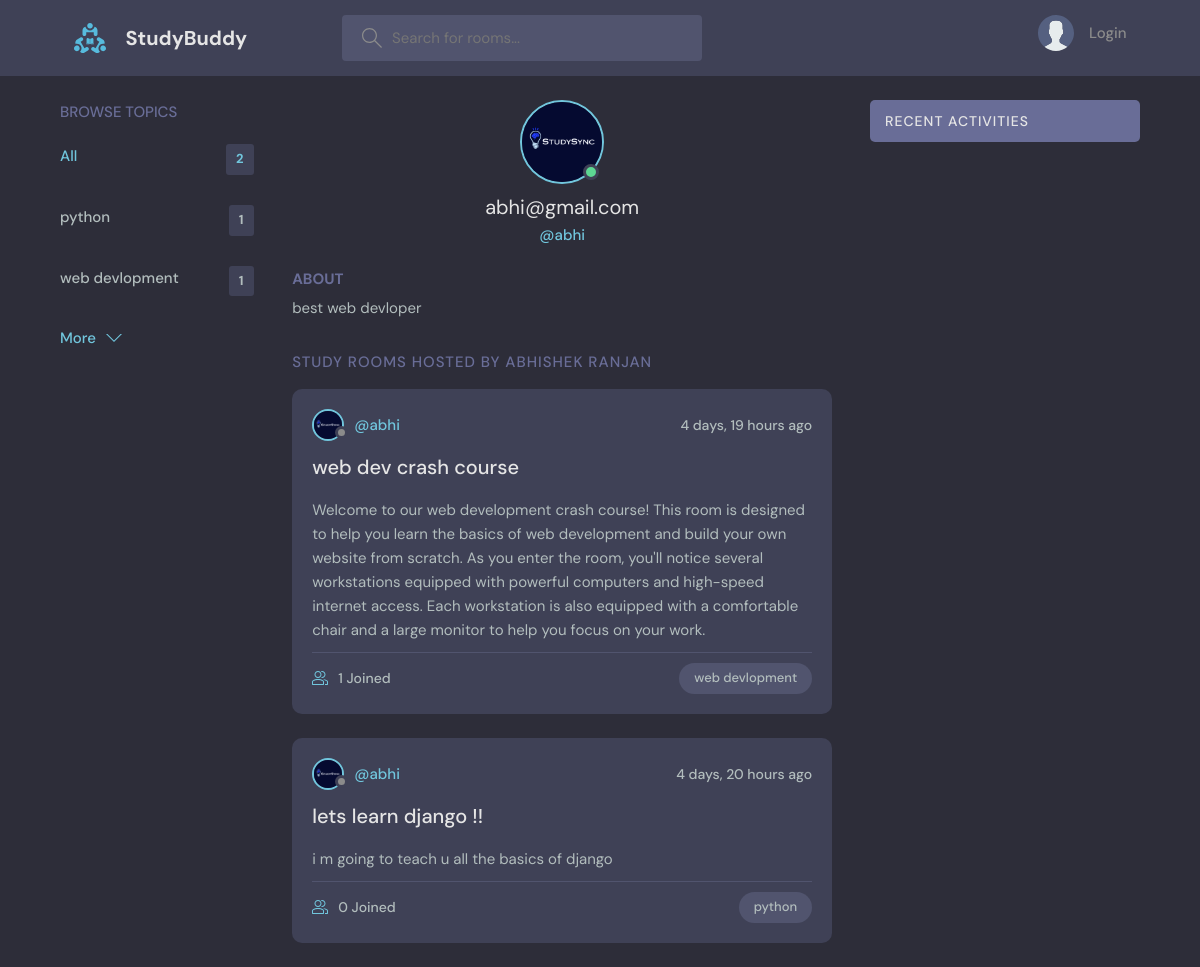
The page /profile/abhi@gmail.com/ on the database its author committed.
### base/models.py (models this page shows, shortened)
class Topic(models.Model):
    name = models.CharField(max_length=200)
    def __str__(self):
        return str(self.name)

class User(AbstractUser):
    name = models.CharField(max_length=200, null=True)
    email = models.EmailField(unique=True, null=True)
    bio = models.TextField(null=True)
    avatar = models.ImageField(null=True, default="avatar.svg")
    USERNAME_FIELD = 'email'
    REQUIRED_FIELDS = []

class Room(models.Model):
    host = models.ForeignKey(User,  on_delete=models.SET_NULL, null=True)
    topic = models.ForeignKey(Topic,  on_delete=models.SET_NULL, null=True)
    name = models.CharField(max_length=200)
    discription = models.TextField(null=True, blank=True)
    participants = models.ManyToManyField(
        User, related_name='Participants', blank=True)
    updated = models.DateTimeField(auto_now=True)
    created = models.DateTimeField(auto_now_add=True)
    class Meta:
        ordering = ('-updated', '-created')

### base/views.py (the view)
# urls.py: path("profile/<str:pk>/", views.userProfile, name="user_Profile"),
def userProfile(request, pk):
    user = User.objects.get(email=pk)
    rooms = user.room_set.all()
    room_messages = user.message_set.all()
    topics = Topic.objects.all()
    context = {'user': user, 'rooms': rooms,
               'room_messages': room_messages, 'topics': topics}
    return render(request, 'base/profile.html', context)

### base/templates/base/profile.html (shortened to what this page needs)
{% extends 'main.html' %} {% block content %}
<main class="profile-page layout layout--3">
  <div class="container">
    {% include 'base/topic_comp.html' %}
    <div class="roomList">
      <div class="profile">
        <div class="profile__avatar">
          <div class="avatar avatar--large active">
            <img src="{{user.avatar.url}}" />
          </div>
        </div>
        <div class="profile__info">
          <h3>{{user}}</h3>
          <p>@{{user.username}}</p>
        </div>
        <div class="profile__about">
          <h3>About</h3>
          <p>
            {{user.bio}}
          </p>
        </div>
      </div>
      <div class="roomList__header">
        <div>
          <h2>Study Rooms Hosted by {{user.name}}</a>
          </h2>
        </div>
      </div>
      {% include 'base/feed_comp.html' %}
    </div>
    {% include 'base/activity_comp.html' %}
  </div>
</main>
{% endblock content %}

### templates/main.html (shortened to what this page needs)
<!DOCTYPE html>
{% load static %}
<html lang="en">
  <head>
     <link rel="stylesheet" href={%static 'styles/main.css' %}
    />
  </head>
  <body>
    {% include 'navbar.html' %} {% block content %}{% endblock%}
  </body>
</html>

### templates/navbar.html (shortened to what this page needs)
{% load static%}
<header class="header header--loggedIn">
  <div class="container">
    <a href=" {% url 'home' %}" class="header__logo">
      <img src="{% static 'images/logo.svg' %}" />
      <h1>StudyBuddy</h1>
    </a>
    <form class="header__search" method="GET" action="{% url 'home' %}">
      <label>
        <input name="q" placeholder="Search for rooms..." />
      </label>
    </form>
    <nav class="header__menu">
      {% if request.user.is_authenticated %}
      <div class="header__user">
        <a href="{% url 'user_Profile' request.user %}">
          <div class="avatar avatar--medium active">
            <img src="{{request.user.avatar.url}}"/>
          </div>
          <p>{{request.user.username}} <span>{{request.user}}</span></p>
        </a>
        <button class="dropdown-button">
          <svg
            version="1.1"
            xmlns="http://www.w3.org/2000/svg"
            width="32"
            height="32"
            viewBox="0 0 32 32"
          >
            <title>chevron-down</title>
            <path d="M16 21l-13-13h-3l16 16 16-16h-3l-13 13z"></path>
          </svg>
        </button>
      </div>
      {% else %}
      <a href="{% url 'authPage' %}">
        <img src="{% static 'images/avatar.svg' %}" />
        <p>Login</p>
      </a>
      {% endif %}
    </nav>
  </div>
</header>

### base/templates/base/topic_comp.html (shortened to what this page needs)
<div class="topics">
  <div class="topics__header">
    <h2>Browse Topics</h2>
  </div>
  <ul class="topics__list">
    <li>
      <a href="{% url 'home' %}" class="active">All <span>{{topics.count}} </span></a>
    </li>
    {% for topic in topics %}
    <li>
      <a href="{% url 'home' %}?q={{topic.name}}">
        {{topic.name}} <span>{{topic.room_set.all.count}}</span>
      </a>
    </li>
    {% endfor%}
  </ul>
  <a class="btn btn--link" href="{% url 'topic_page' %}">
    More
    <svg
      version="1.1"
      xmlns="http://www.w3.org/2000/svg"
      width="32"
      height="32"
      viewBox="0 0 32 32"
    >
      <title>chevron-down</title>
      <path d="M16 21l-13-13h-3l16 16 16-16h-3l-13 13z"></path>
    </svg>
  </a>
</div>

### base/templates/base/feed_comp.html (shortened to what this page needs)
 {% for room in rooms %}
<div class="roomListRoom">
  <div class="roomListRoom__header">
    <a href="{% url 'user_Profile' room.host %}" class="roomListRoom__author">
      <div class="avatar avatar--small">
        <img src="{{room.host.avatar.url}}" />
      </div>
      <span> @{{room.host.username}} </span>
    </a>
    <div class="roomListRoom__actions">
      <span>{{room.created|timesince}} ago</span>
    </div>
  </div>
  <div class="roomListRoom__content">
    <a href="{% url 'room' room.id %}"> {{room.name}} </a>
    <p>{{room.discription}}</p>
  </div>
  <div class="roomListRoom__meta">
    <a href="" class="roomListRoom__joined">
      {{room.participants.all.count}} Joined
    </a>
    <p class="roomListRoom__topic">{{room.topic}}</p>
  </div>
</div>
{% endfor %}

### base/templates/base/activity_comp.html (shortened to what this page needs)
<div class="activities">
  <div class="activities__header">
    <h2>Recent Activities</h2>
  </div>
</div>

### rows shown on the page
Topic: name "python", room_set.all.count "1"
Topic: name "web devlopment", room_set.all.count "1"
User: avatar (picture), email "abhi@gmail.com", username "abhi", bio "best web devloper", name "ABHISHEK RANJAN"
Room: host.avatar (picture), host.username "abhi", created "4 days, 19 hours", name "web dev crash course", discription "Welcome to our web development crash course! This room is designed to help you learn the basics of web development and build your own website from scratch. As you enter the room, you'll notice several workstations equipped with powerful computers and high-speed internet access. Each workstation is also equipped with a comfortable chair and a large monitor to help you focus on your work.", participants.all.count "1", topic "web devlopment"
Room: host.avatar (picture), host.username "abhi", created "4 days, 20 hours", name "lets learn django !!", discription "i m going to teach u all the basics of django", participants.all.count "0", topic "python"

### other values the page prints
{{ topics.count }} "2"
